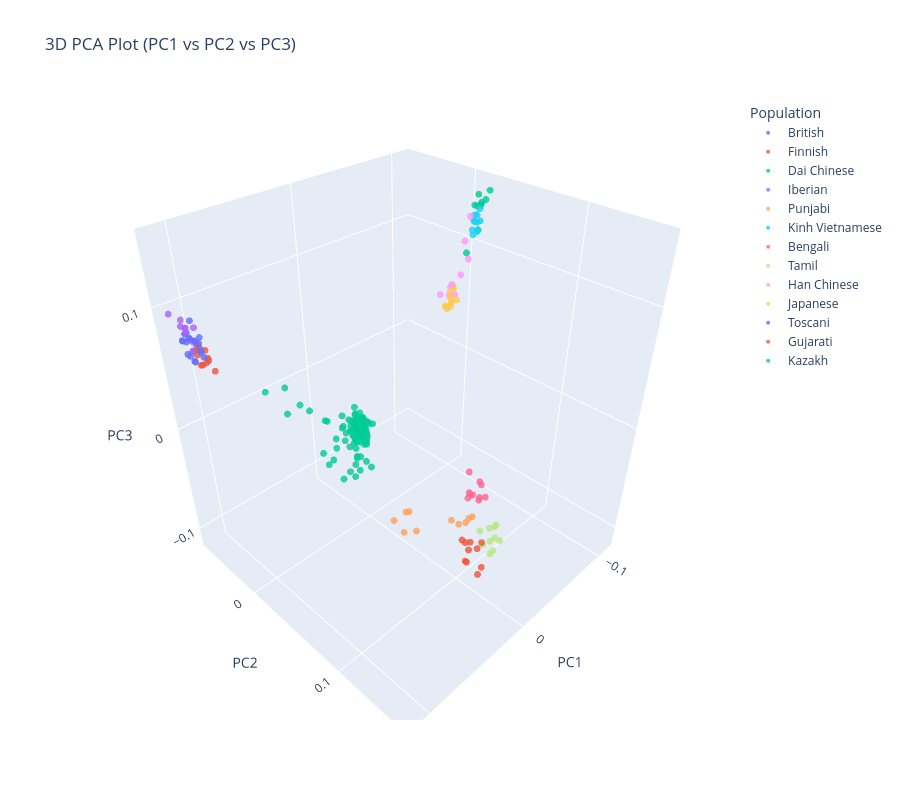

Notebook code cell kept with this figure:
### Code cell
for pc in ['PC1', 'PC2', 'PC3']:
    pca_no_outliers[pc] = pd.to_numeric(pca_no_outliers[pc], errors='coerce')

fig = px.scatter_3d(
    pca_no_outliers,
    x='PC1', y='PC2', z='PC3',
    color='Population',
    hover_name='IID',
    title='3D PCA Plot (PC1 vs PC2 vs PC3)',
    opacity=0.8
)

fig.update_traces(marker=dict(size=4))
fig.update_layout(width=900, height=800)
fig.show()
